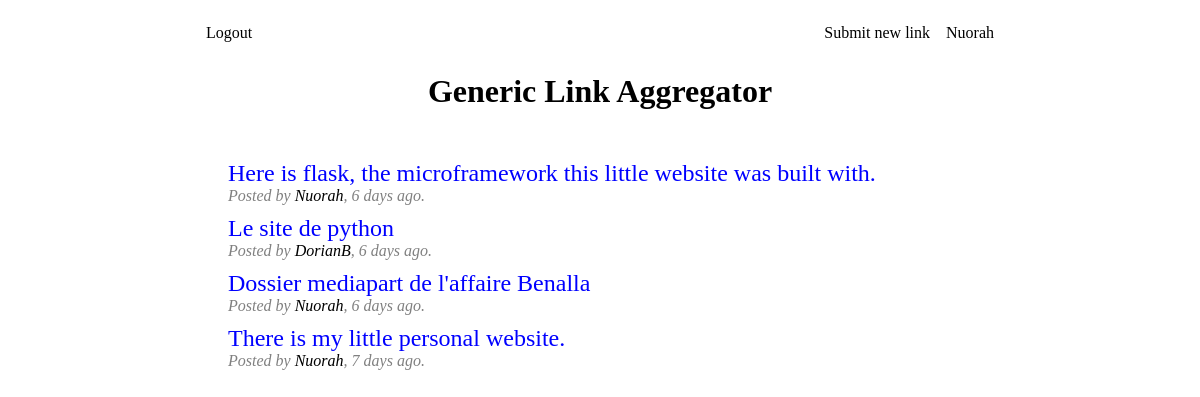
The app's page /index (signed in) with its own data.
### app/models.py (models this page shows, shortened)
class User(UserMixin, db.Model):
	id = db.Column(db.Integer, primary_key=True)
	username = db.Column(db.String(64), index=True, unique=True)
	password_hash = db.Column(db.String(128))
	karma = db.Column(db.Integer)
	registration_date = db.Column(db.DateTime, index=True, default=datetime.utcnow)
	posts = db.relationship('Post', backref='author', lazy='dynamic')

class Post(db.Model):
	id = db.Column(db.Integer, primary_key=True)
	title = db.Column(db.String(64))
	url = db.Column(db.String(512))
	timestamp = db.Column(db.DateTime, index=True, default=datetime.utcnow)
	score = db.Column(db.Integer)
	user_id = db.Column(db.Integer, db.ForeignKey('user.id'))
	deleted = db.Column(db.Boolean, default = False)
	deleted_timestamp = db.Column(db.DateTime, index=True)

### app/routes.py (the view)
@app.route('/', methods=['GET', 'POST'])
@app.route('/index', methods=['GET', 'POST'])
def index():
	page = request.args.get('page', 1, type=int)
	posts = Post.query.filter(Post.deleted == False).order_by(Post.timestamp.desc()).paginate(page, app.config['POSTS_PER_PAGE'], False)
	next_url = url_for('index', page=posts.next_num) \
		if posts.has_next else None
	prev_url = url_for('index', page=posts.prev_num) \
		if posts.has_prev else None
	return render_template('index.html',
	 title = 'Front page', posts=posts.items, next_url=next_url, prev_url=prev_url)

### app/models.py (called while the page is built)
@login.user_loader
def load_user(id):
    return User.query.get(int(id))

### app/templates/index.html (shortened to what this page needs)
{% extends "base.html" %}
{% block app_content %}
{% if posts %}
{% for post in posts %}
{% if not post.deleted %}
<p class="post_title"><a href={{ post.url }}>{{ post.title }}</a></p>
<p class="post_info">Posted by <a href="{{ url_for('user', username=post.author.username) }}">{{ post.author.username }}</a>, {{ moment(post.timestamp).fromNow() }}.</p>
{% endif %}
{% endfor %}
{% endif %}
<div class="pagination">
</div>
{% endblock %}

### app/templates/base.html (shortened to what this page needs)
<doctype html>
<html>
<head>
	<link rel="stylesheet" href="{{url_for('static', filename='styles.css')}}">
</head>
<body>
	{% block navbar %}
	<nav class="navbar">
		<div class="container">
			<div class="" id="">
				<ul class="navbar_left">
					{% if current_user.is_anonymous %}
					<li><a href="{{ url_for('login') }}">Login</a></li>
					{% else %}
					<li><a href="{{ url_for('logout') }}">Logout</a></li>
				</ul>
				<ul class="navbar_right">
					<li><a href="{{ url_for('submit') }}">Submit new link</a></li>
					<li><a href="{{ url_for('user', username=current_user.username) }}">{{ current_user.username }}</a></li>
					{% endif %}
				</ul>
			</div>
		</div>
	</nav>
	<div class="banner">
		<a href="{{ url_for('index') }}"><h1>Generic Link Aggregator</h1></a>
	</div>
	{% endblock %}
	{% block content %}
	<div class="container" >
		<div class="content">
			{% block app_content %}{% endblock %}
		</div>
	</div>
	{% endblock %}
</body>
</html>

### app/static/styles.css (style rules this page uses)
* { box-sizing: inherit; }
html { box-sizing: border-box; }
body { margin: 0; padding: 0; font-family: "Palatino Linotype", "Book Antiqua", Palatino, serif; }
a { color: black; text-decoration: none; }
.banner { padding:0; margin:0; height:50px; }
.banner h1 { text-align: center; position: relative; top: 50%; transform: translateY(-50%); padding:0; margin:0; }
div.container { max-width: 880px; margin: 24px auto; padding: 0 20px; }
.content { padding: 10px 24px; margin: 10px 24px; }
p.post_title { font-size: x-large; margin: 0; margin-top:10px; padding: 0; }
p.post_title a { color:blue; }
p.post_info { padding: 0; margin-top: 0; margin-bottom: 0; padding-top: 0; color:grey; font-style: italic; }
nav.navbar { max-width: 880px; margin: 24px auto; padding: 0 40px; overflow: hidden; font-family: "Times New Roman", Times, serif; }
nav.navbar .container { padding:0; margin:0; }
nav.navbar ul { list-style-type: none; margin: 0; padding: 0; }
nav.navbar li { display: inline; }
nav.navbar li a { color: black; text-align: center; padding: 14px 6px; margin : 0; text-decoration: none; }
.navbar_right { float: right; }
.navbar_left { float: left; }
.pagination { padding-top: 10px; color: black; font-style:italic; }

### records on screen
User: username "Nuorah"
Post: title "Here is flask, the microframework this little website was built with.", author.username "Nuorah", timestamp "6 days ago"
Post: title "Le site de python", author.username "DorianB", timestamp "6 days ago"
Post: title "Dossier mediapart de l'affaire Benalla", author.username "Nuorah", timestamp "6 days ago"
Post: title "There is my little personal website.", author.username "Nuorah", timestamp "7 days ago"
